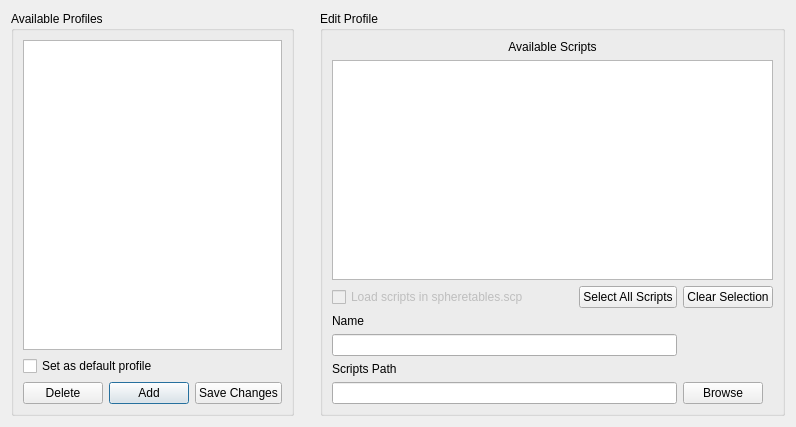
<?xml version="1.0" encoding="UTF-8"?>
<ui version="4.0">
 <class>Dlg_ProfileScripts_Options</class>
 <widget class="QDialog" name="Dlg_ProfileScripts_Options">
  <property name="geometry">
   <rect>
    <x>0</x>
    <y>0</y>
    <width>796</width>
    <height>427</height>
   </rect>
  </property>
  <property name="windowTitle">
   <string>Scripts Profile Options</string>
  </property>
  <layout class="QHBoxLayout" name="horizontalLayout_2">
   <item>
    <widget class="QGroupBox" name="groupBox_avail">
     <property name="title">
      <string>Available Profiles</string>
     </property>
     <property name="checkable">
      <bool>false</bool>
     </property>
     <layout class="QGridLayout" name="gridLayout_4">
      <property name="sizeConstraint">
       <enum>QLayout::SetDefaultConstraint</enum>
      </property>
      <item row="0" column="0">
       <layout class="QGridLayout" name="gridLayout" columnstretch="0,0,0">
        <item row="0" column="0" colspan="3">
         <widget class="QListView" name="listView_profiles"/>
        </item>
        <item row="2" column="1">
         <widget class="QPushButton" name="pushButton_profileAdd">
          <property name="sizePolicy">
           <sizepolicy hsizetype="Maximum" vsizetype="Fixed">
            <horstretch>0</horstretch>
            <verstretch>0</verstretch>
           </sizepolicy>
          </property>
          <property name="focusPolicy">
           <enum>Qt::StrongFocus</enum>
          </property>
          <property name="text">
           <string>Add</string>
          </property>
         </widget>
        </item>
        <item row="2" column="0">
         <widget class="QPushButton" name="pushButton_profileDelete">
          <property name="sizePolicy">
           <sizepolicy hsizetype="Maximum" vsizetype="Fixed">
            <horstretch>0</horstretch>
            <verstretch>0</verstretch>
           </sizepolicy>
          </property>
          <property name="focusPolicy">
           <enum>Qt::StrongFocus</enum>
          </property>
          <property name="text">
           <string>Delete</string>
          </property>
         </widget>
        </item>
        <item row="2" column="2">
         <widget class="QPushButton" name="pushButton_profileSave">
          <property name="sizePolicy">
           <sizepolicy hsizetype="Maximum" vsizetype="Fixed">
            <horstretch>0</horstretch>
            <verstretch>0</verstretch>
           </sizepolicy>
          </property>
          <property name="focusPolicy">
           <enum>Qt::StrongFocus</enum>
          </property>
          <property name="text">
           <string>Save Changes</string>
          </property>
         </widget>
        </item>
        <item row="1" column="0" colspan="2">
         <widget class="QCheckBox" name="checkBox_setDefaultProfile">
          <property name="text">
           <string>Set as default profile</string>
          </property>
         </widget>
        </item>
       </layout>
      </item>
     </layout>
    </widget>
   </item>
   <item>
    <spacer name="horizontalSpacer">
     <property name="orientation">
      <enum>Qt::Horizontal</enum>
     </property>
     <property name="sizeType">
      <enum>QSizePolicy::Fixed</enum>
     </property>
     <property name="sizeHint" stdset="0">
      <size>
       <width>20</width>
       <height>20</height>
      </size>
     </property>
    </spacer>
   </item>
   <item>
    <widget class="QGroupBox" name="groupBox_edit">
     <property name="title">
      <string>Edit Profile</string>
     </property>
     <layout class="QGridLayout" name="gridLayout_5">
      <item row="0" column="0">
       <layout class="QGridLayout" name="gridLayout_6" columnstretch="1,0,0">
        <item row="3" column="0">
         <widget class="QCheckBox" name="checkBox_spheretables">
          <property name="enabled">
           <bool>false</bool>
          </property>
          <property name="text">
           <string>Load scripts in spheretables.scp</string>
          </property>
         </widget>
        </item>
        <item row="4" column="0">
         <widget class="QLabel" name="label_editName">
          <property name="text">
           <string>Name</string>
          </property>
         </widget>
        </item>
        <item row="10" column="2">
         <widget class="QPushButton" name="pushButton_pathBrowse">
          <property name="sizePolicy">
           <sizepolicy hsizetype="Maximum" vsizetype="Fixed">
            <horstretch>0</horstretch>
            <verstretch>0</verstretch>
           </sizepolicy>
          </property>
          <property name="focusPolicy">
           <enum>Qt::StrongFocus</enum>
          </property>
          <property name="text">
           <string>Browse</string>
          </property>
          <property name="checkable">
           <bool>false</bool>
          </property>
         </widget>
        </item>
        <item row="0" column="0" colspan="3">
         <widget class="QLabel" name="label_editAvail">
          <property name="sizePolicy">
           <sizepolicy hsizetype="Preferred" vsizetype="Preferred">
            <horstretch>0</horstretch>
            <verstretch>0</verstretch>
           </sizepolicy>
          </property>
          <property name="text">
           <string>Available Scripts</string>
          </property>
          <property name="alignment">
           <set>Qt::AlignCenter</set>
          </property>
         </widget>
        </item>
        <item row="7" column="0" rowspan="2">
         <widget class="QLabel" name="label_editPath">
          <property name="text">
           <string>Scripts Path</string>
          </property>
         </widget>
        </item>
        <item row="1" column="0" colspan="3">
         <widget class="QTreeView" name="treeView_scripts">
          <property name="focusPolicy">
           <enum>Qt::NoFocus</enum>
          </property>
         </widget>
        </item>
        <item row="3" column="2">
         <widget class="QPushButton" name="pushButton_clearSelection">
          <property name="text">
           <string>Clear Selection</string>
          </property>
         </widget>
        </item>
        <item row="3" column="1">
         <widget class="QPushButton" name="pushButton_SelectAllScripts">
          <property name="text">
           <string>Select All Scripts</string>
          </property>
         </widget>
        </item>
        <item row="10" column="0" colspan="2">
         <widget class="QLineEdit" name="lineEdit_editPath"/>
        </item>
        <item row="5" column="0" colspan="2">
         <widget class="QLineEdit" name="lineEdit_editName"/>
        </item>
       </layout>
      </item>
     </layout>
    </widget>
   </item>
  </layout>
 </widget>
 <resources/>
 <connections/>
</ui>
